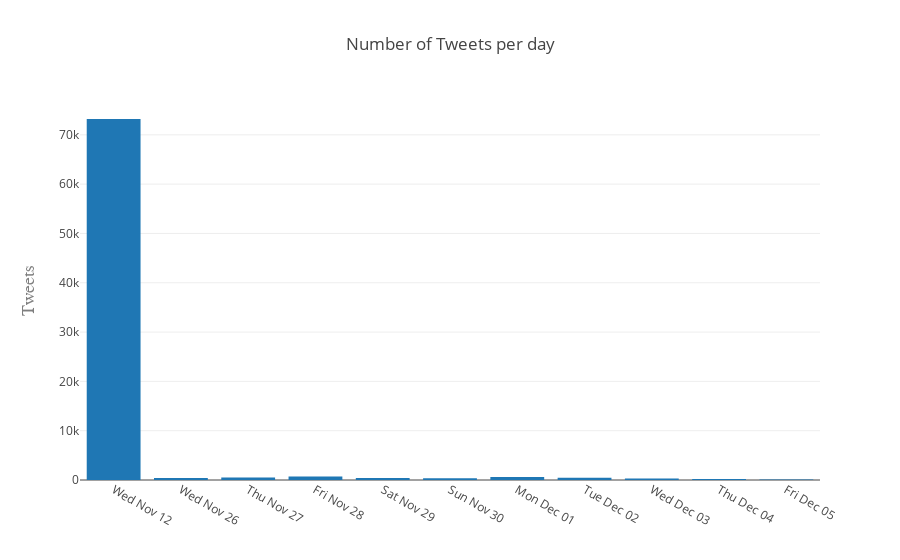

Notebook code for this chart:
### Code cell
dateKeys.reverse()
values.reverse()
data = [go.Bar(x=dateKeys,y=values)]
layout = go.Layout(
    title='Number of Tweets per day',
    yaxis=dict(
        title='Tweets',
        titlefont=dict(
            family='Courier New, monospace',
            size=18,
            color='#7f7f7f'
        )
    )
)

fig = go.Figure(data=data, layout=layout)
iplot(fig, filename='basic-bar')

### Figure 1 — Plotly figure (JSON) as saved in the notebook; plotly's stock layout.template omitted (floating-point values rounded to 4 significant figures)
{"data": [{"type": "bar", "x": ["Wed Nov 12", "Wed Nov 26", "Thu Nov 27", "Fri Nov 28", "Sat Nov 29", "Sun Nov 30", "Mon Dec 01", "Tue Dec 02", "Wed Dec 03", "Thu Dec 04", "Fri Dec 05"], "y": [73212, 400, 497, 711, 428, 343, 603, 475, 311, 200, 87]}], "layout": {"title": "Number of Tweets per day", "yaxis": {"title": "Tweets", "titlefont": {"color": "#7f7f7f", "family": "Courier New, monospace", "size": 18}}}}
